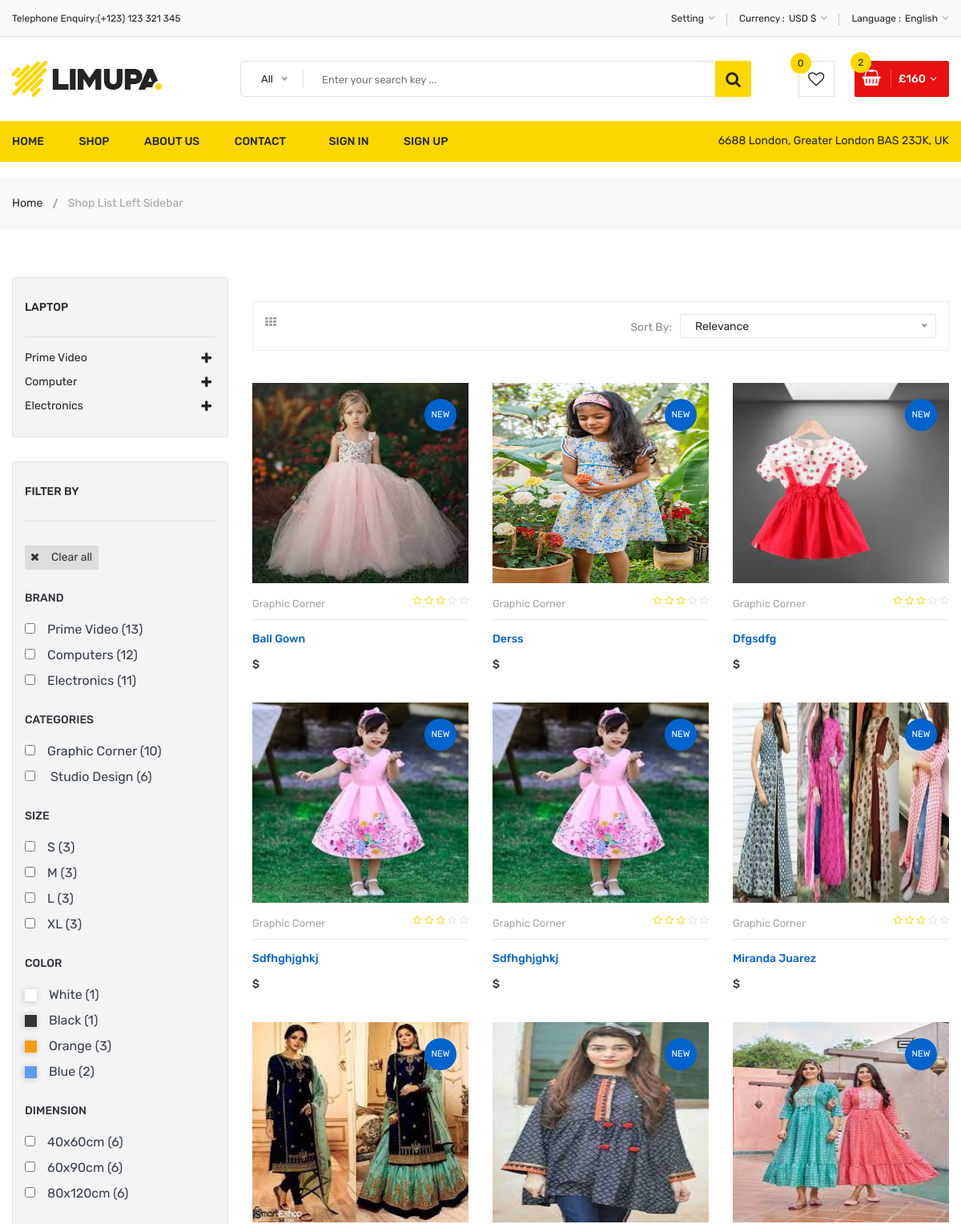
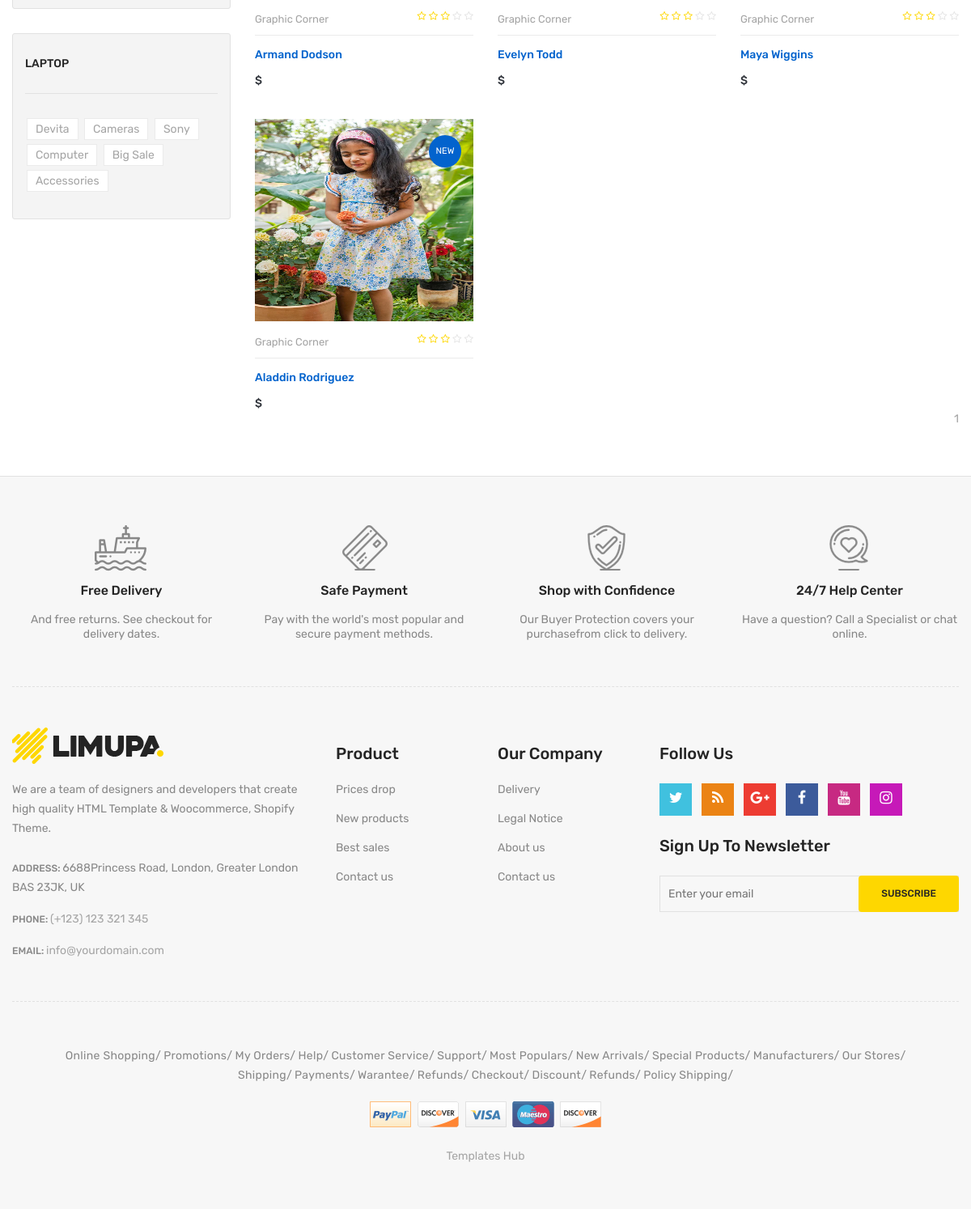
Screenshot of /Product/All_Product/1/ with the database file from the repository (2 pictures, top to bottom).
### Product/models.py (models this page shows)
class product(models.Model):
    name = models.CharField(max_length=30)
    product_image = models.ImageField(upload_to='Product_image/')
    old_prize = models.PositiveIntegerField()
    new_prize = models.PositiveIntegerField()
    catagory = models.ForeignKey(catagory,on_delete= models.CASCADE)
    quantity = models.IntegerField()
    description = models.TextField(max_length=50)

### Product/views.py (the view)
# urls.py: path('Product/', include('Product.urls')),
def Product(request, id):
    cata = catagory.objects.get(id=id)
    Product_all = product.objects.filter(catagory=cata)
    items_per_page = 10  # You can set the number of items you want per page
    paginator = Paginator(Product_all, items_per_page)
    page = request.GET.get('page')
    try:
        products = paginator.page(page)
    except PageNotAnInteger:
        products = paginator.page(1)
    except EmptyPage:
        products = paginator.page(paginator.num_pages)
    return render(request, 'Product/Product.html',{'products': products, 'category': cata})

### templates/Product/product.html (shortened to what this page needs)
{% extends 'Home/base.html' %}
{% load static %}
{% block body %}
<div class="breadcrumb-area">
    <div class="container">
        <div class="breadcrumb-content">
            <ul>
                <li><a href="index.html">Home</a></li>
                <li class="active">Shop List Left Sidebar</li>
            </ul>
        </div>
    </div>
</div>
<div class="content-wraper pt-60 pb-60">
    <div class="container">
        <div class="row">
            <div class="col-lg-9 order-1 order-lg-2">
                <div class="shop-top-bar mt-30">
                    <div class="shop-bar-inner">
                        <div class="product-view-mode">
                            <ul class="nav">
                                <li><a data-toggle="tab" role="tab" aria-controls="grid-view"
                                       href="#grid-view"><i class="fa fa-th"></i></a></li>
                            </ul>
                        </div>
                    </div>
                    <div class="product-select-box">
                        <div class="product-short">
                            <p>Sort By:</p>
                        </div>
                    </div>
                </div>
                <div class="shop-products-wrapper">
                    <div class="tab-content">
                        <div class="pagination-area">
                            <div class="row">
                                    {% for i in products %}
                                    <div class="col-lg-4 col-md-4 col-sm-6 mt-40">
                                        <div class="single-product-wrap">
                                            <div class="product-image">
                                                <a href="single-product.html">
                                                    <img style="height:250px;" src="{{ i.product_image.url }}" alt="Li's Product Image">
                                                </a>
                                                <span class="sticker">New</span>
                                            </div>
                                            <div class="product_desc">
                                                <div class="product_desc_info">
                                                    <div class="product-review">
                                                        <h5 class="manufacturer">
                                                            <a href="product-details.html">Graphic Corner</a>
                                                        </h5>
                                                        <div class="rating-box">
                                                            <ul class="rating">
                                                                <li><i class="fa fa-star-o"></i></li>
                                                                <li><i class="fa fa-star-o"></i></li>
                                                                <li><i class="fa fa-star-o"></i></li>
                                                                <li class="no-star"><i class="fa fa-star-o"></i></li>
                                                                <li class="no-star"><i class="fa fa-star-o"></i></li>
                                                            </ul>
                                                        </div>
                                                    </div>
                                                    <h4><a class="product_name" href="single-product.html">{{i.name}}</a></h4>
                                                    <div class="price-box">
                                                        <span class="new-price">${{i.new_price}}</span>
                                                    </div>
                                                </div>
                                            </div>
                                        </div>
                                    </div>
                                    {% endfor %}
                                </div>
                            <div class="pagination-box">
                                <ul>
                                    <li class="col">
                                    {% for page in products.paginator.page_range %}
                                    <li
                                    {% if page == products.number %} class="active"{% endif %}>
                                    <a href="?page={{ page }}">{{ page }}</a>
                                    </li>
                                    {% endfor %}
                                    </li>
                                </ul>
                            </div>
                        </div>
                    </div>
                </div>
            </div>
            <div class="col-lg-3 order-2 order-lg-1">
                <div class="sidebar-categores-box mt-sm-30 mt-xs-30">
                    <div class="sidebar-title">
                        <h2>Laptop</h2>
                    </div>
                    <div class="category-sub-menu">
                        <ul>
                            <li class="has-sub"><a href="# ">Prime Video</a>
                            </li>
                            <li class="has-sub"><a href="#">Computer</a>
                            </li>
                            <li class="has-sub"><a href="#">Electronics</a>
                            </li>
                        </ul>
                    </div>
                </div>
                <div class="sidebar-categores-box">
                    <div class="sidebar-title">
                        <h2>Filter By</h2>
                    </div>
                    <button class="btn-clear-all mb-sm-30 mb-xs-30">Clear all</button>
                    <div class="filter-sub-area">
                        <h5 class="filter-sub-titel">Brand</h5>
                        <div class="categori-checkbox">
                            <form action="#">
                                <ul>
                                    <li><input type="checkbox" name="product-categori"><a href="#">Prime Video (13)</a>
                                    </li>
                                    <li><input type="checkbox" name="product-categori"><a href="#">Computers (12)</a>
                                    </li>
                                    <li><input type="checkbox" name="product-categori"><a href="#">Electronics (11)</a>
                                    </li>
                                </ul>
                            </form>
                        </div>
                    </div>
                    <div class="filter-sub-area pt-sm-10 pt-xs-10">
                        <h5 class="filter-sub-titel">Categories</h5>
                        <div class="categori-checkbox">
                            <form action="#">
                                <ul>
                                    <li><input type="checkbox" name="product-categori"><a href="#">Graphic Corner
                                        (10)</a></li>
                                    <li><input type="checkbox" name="product-categori"><a href="#"> Studio Design
                                        (6)</a></li>
                                </ul>
                            </form>
                        </div>
                    </div>
                    <div class="filter-sub-area pt-sm-10 pt-xs-10">
                        <h5 class="filter-sub-titel">Size</h5>
                        <div class="size-checkbox">
                            <form action="#">
                                <ul>
                                    <li><input type="checkbox" name="product-size"><a href="#">S (3)</a></li>
                                    <li><input type="checkbox" name="product-size"><a href="#">M (3)</a></li>
                                    <li><input type="checkbox" name="product-size"><a href="#">L (3)</a></li>
                                    <li><input type="checkbox" name="product-size"><a href="#">XL (3)</a></li>
                                </ul>
                            </form>
                        </div>
                    </div>
                    <div class="filter-sub-area pt-sm-10 pt-xs-10">
                        <h5 class="filter-sub-titel">Color</h5>
                        <div class="color-categoriy">
                            <form action="#">
                                <ul>
                                    <li><span class="white"></span><a href="#">White (1)</a></li>
                                    <li><span class="black"></span><a href="#">Black (1)</a></li>
                                    <li><span class="Orange"></span><a href="#">Orange (3) </a></li>
                                    <li><span class="Blue"></span><a href="#">Blue (2) </a></li>
                                </ul>
                            </form>
                        </div>
                    </div>
                    <div class="filter-sub-area pt-sm-10 pb-sm-15 pb-xs-15">
                        <h5 class="filter-sub-titel">Dimension</h5>
                        <div class="categori-checkbox">
                            <form action="#">
                                <ul>
                                    <li><input type="checkbox" name="product-categori"><a href="#">40x60cm (6)</a></li>
                                    <li><input type="checkbox" name="product-categori"><a href="#">60x90cm (6)</a></li>
                                    <li><input type="checkbox" name="product-categori"><a href="#">80x120cm (6)</a></li>
                                </ul>
                            </form>
                        </div>
                    </div>
                </div>
                <div class="sidebar-categores-box mb-sm-0">
                    <div class="sidebar-title">
                        <h2>Laptop</h2>
                    </div>
                    <div class="category-tags">
                        <ul>
                            <li><a href="# ">Devita</a></li>
                            <li><a href="# ">Cameras</a></li>
                            <li><a href="# ">Sony</a></li>
                            <li><a href="# ">Computer</a></li>
                            <li><a href="# ">Big Sale</a></li>
                            <li><a href="# ">Accessories</a></li>
                        </ul>
                    </div>
                </div>
            </div>
        </div>
    </div>
</div>
{% endblock %}

### rows the page displays
product: product_image (picture), name "Ball Gown"
product: product_image (picture), name "Derss"
product: product_image (picture), name "Dfgsdfg"
product: product_image (picture), name "Sdfhghjghkj"
product: product_image (picture), name "Sdfhghjghkj"
product: product_image (picture), name "Miranda Juarez"
product: product_image (picture), name "Armand Dodson"
product: product_image (picture), name "Evelyn Todd"
product: product_image (picture), name "Maya Wiggins"
product: product_image (picture), name "Aladdin Rodriguez"

### other values shown
{{ page }} "1"
